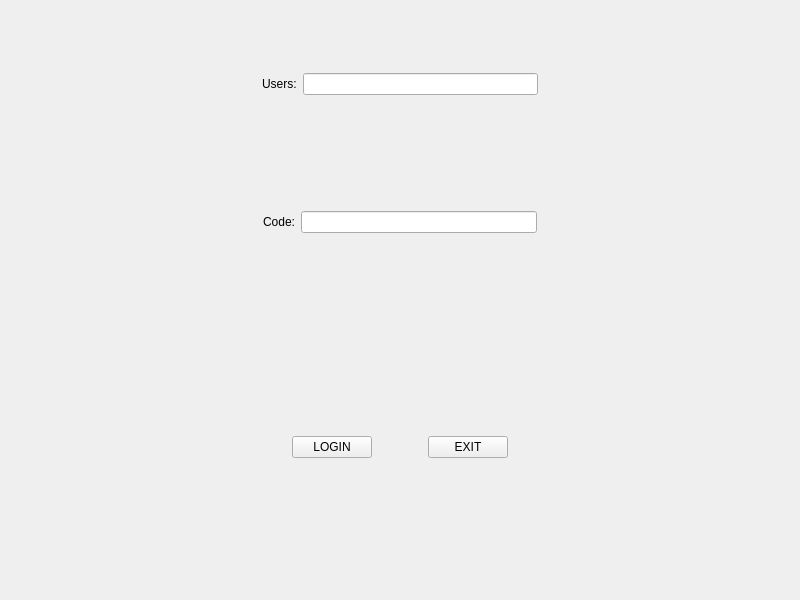
<?xml version="1.0" encoding="UTF-8"?>
<ui version="4.0">
 <class>MainWindow</class>
 <widget class="QMainWindow" name="MainWindow">
  <property name="geometry">
   <rect>
    <x>0</x>
    <y>0</y>
    <width>800</width>
    <height>600</height>
   </rect>
  </property>
  <property name="windowTitle">
   <string>MainWindow</string>
  </property>
  <widget class="QWidget" name="centralwidget">
   <layout class="QVBoxLayout" name="verticalLayout_2">
    <item>
     <widget class="QWidget" name="widget_3" native="true">
      <layout class="QVBoxLayout" name="verticalLayout">
       <item>
        <widget class="QWidget" name="widget" native="true">
         <layout class="QHBoxLayout" name="horizontalLayout">
          <item>
           <spacer name="horizontalSpacer_4">
            <property name="orientation">
             <enum>Qt::Horizontal</enum>
            </property>
            <property name="sizeHint" stdset="0">
             <size>
              <width>40</width>
              <height>20</height>
             </size>
            </property>
           </spacer>
          </item>
          <item>
           <widget class="QLabel" name="label">
            <property name="text">
             <string>Users:</string>
            </property>
           </widget>
          </item>
          <item>
           <widget class="QLineEdit" name="lineEdit"/>
          </item>
          <item>
           <spacer name="horizontalSpacer_5">
            <property name="orientation">
             <enum>Qt::Horizontal</enum>
            </property>
            <property name="sizeHint" stdset="0">
             <size>
              <width>40</width>
              <height>20</height>
             </size>
            </property>
           </spacer>
          </item>
         </layout>
        </widget>
       </item>
       <item>
        <widget class="QWidget" name="widget_2" native="true">
         <layout class="QHBoxLayout" name="horizontalLayout_2">
          <item>
           <spacer name="horizontalSpacer_6">
            <property name="orientation">
             <enum>Qt::Horizontal</enum>
            </property>
            <property name="sizeHint" stdset="0">
             <size>
              <width>40</width>
              <height>20</height>
             </size>
            </property>
           </spacer>
          </item>
          <item>
           <widget class="QLabel" name="label_2">
            <property name="text">
             <string>Code:</string>
            </property>
           </widget>
          </item>
          <item>
           <widget class="QLineEdit" name="lineEdit_2">
            <property name="echoMode">
             <enum>QLineEdit::Password</enum>
            </property>
           </widget>
          </item>
          <item>
           <spacer name="horizontalSpacer_7">
            <property name="orientation">
             <enum>Qt::Horizontal</enum>
            </property>
            <property name="sizeHint" stdset="0">
             <size>
              <width>40</width>
              <height>20</height>
             </size>
            </property>
           </spacer>
          </item>
         </layout>
        </widget>
       </item>
      </layout>
     </widget>
    </item>
    <item>
     <widget class="QWidget" name="widget_4" native="true">
      <layout class="QHBoxLayout" name="horizontalLayout_3">
       <item>
        <spacer name="horizontalSpacer">
         <property name="orientation">
          <enum>Qt::Horizontal</enum>
         </property>
         <property name="sizeHint" stdset="0">
          <size>
           <width>40</width>
           <height>20</height>
          </size>
         </property>
        </spacer>
       </item>
       <item>
        <widget class="QPushButton" name="pushButton">
         <property name="text">
          <string>LOGIN</string>
         </property>
        </widget>
       </item>
       <item>
        <spacer name="horizontalSpacer_3">
         <property name="orientation">
          <enum>Qt::Horizontal</enum>
         </property>
         <property name="sizeType">
          <enum>QSizePolicy::Fixed</enum>
         </property>
         <property name="sizeHint" stdset="0">
          <size>
           <width>50</width>
           <height>20</height>
          </size>
         </property>
        </spacer>
       </item>
       <item>
        <widget class="QPushButton" name="pushButton_2">
         <property name="text">
          <string>EXIT</string>
         </property>
        </widget>
       </item>
       <item>
        <spacer name="horizontalSpacer_2">
         <property name="orientation">
          <enum>Qt::Horizontal</enum>
         </property>
         <property name="sizeHint" stdset="0">
          <size>
           <width>40</width>
           <height>20</height>
          </size>
         </property>
        </spacer>
       </item>
      </layout>
     </widget>
    </item>
   </layout>
  </widget>
 </widget>
 <resources/>
 <connections/>
</ui>
